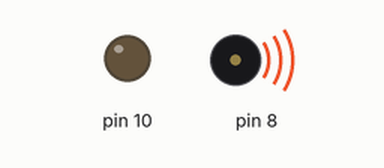
Simulated run of this sketch. Board: Arduino Uno, built with avr-gcc and run on an emulated ATmega328P. Parts: output pins drawn as LEDs (lit = HIGH), buzzer (waves = sounding). Random numbers use the default seed unless the sketch sets one.

Above: at 12.0 s.
At 16.03 s:
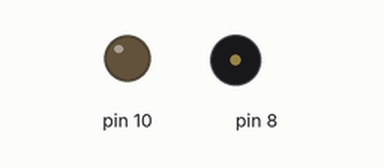
Timing chart, 0 to 40.0 s (numbered marks = the images above):
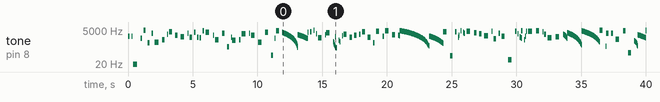

Measured:
- by itself, tone on pin 8: plays 1883 Hz for 0.14 s, 1740 Hz for 0.06 s, 14 Hz for 0.30 s, 1333 Hz for 0.11 s, 4870 Hz for 0.16 s, 622 Hz for 0.15 s … (384 notes in this stretch)

The sketch:

melody_random.ino
```cpp
void setup() {
  // put your setup code here, to run once:
pinMode(10,OUTPUT);
digitalWrite(10,LOW);
}

void loop() {
  // put your main code here, to run repeatedly:
  int a =  random(0,3);
  if (a == 1) { int g = random (1,10);
  while (g > 0) {
int rton = random(10,5000);
int time = random(10,300);
tone (8,rton);
delay(time);
noTone(8);
delay(time);
g = g-1;
  }
  }
  if (a == 2) {
    int minim = random( 100,2000);
    int m = random( 10,100);
    int time = random(10,50);
   int rton = random(10,5000);
  while (rton >minim ) {
    tone (8,rton);
    rton = rton - m;
    delay(time);
    noTone(8);
  }
  }

  if (a == 3) {
    int maximum= random( 100,2000);
    int m = random( 10,100);
    int time = random(10,100);
   int rton = random(10,1000);
  while (rton <maximum) {
    tone (8,rton);
    rton = rton + m;
    delay(time);
    noTone(8);
  }
  }
}
```
